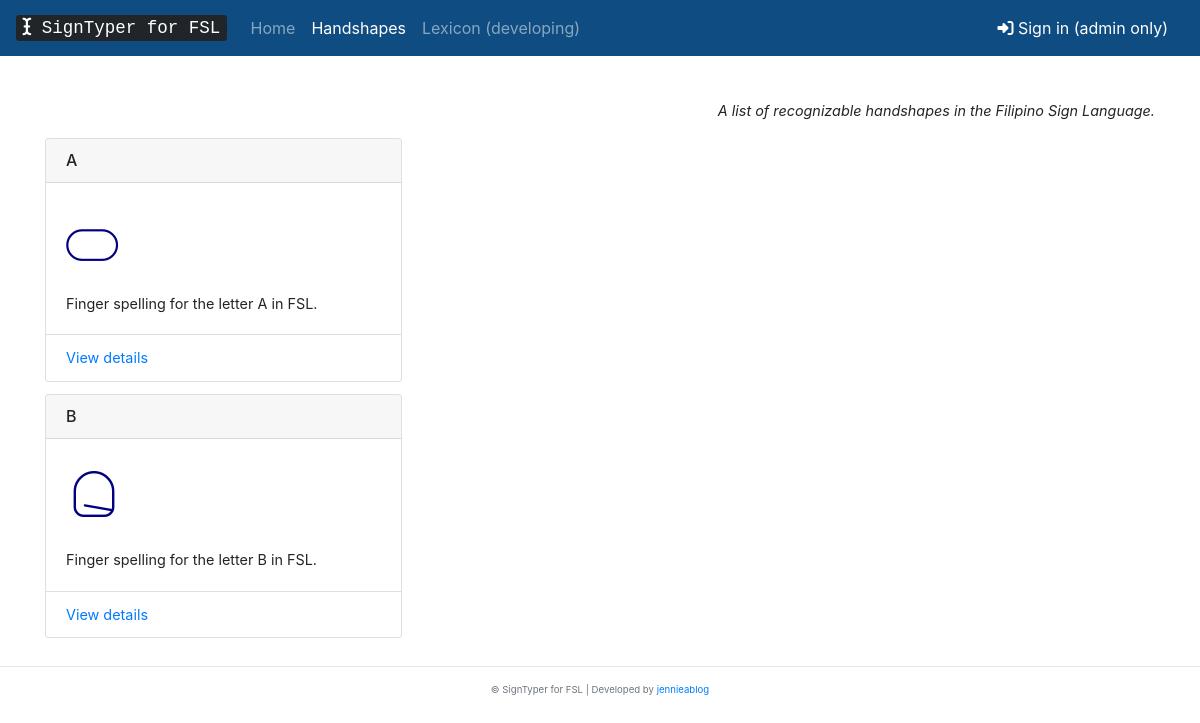
The page /handshapes/ on the database as committed earlier.
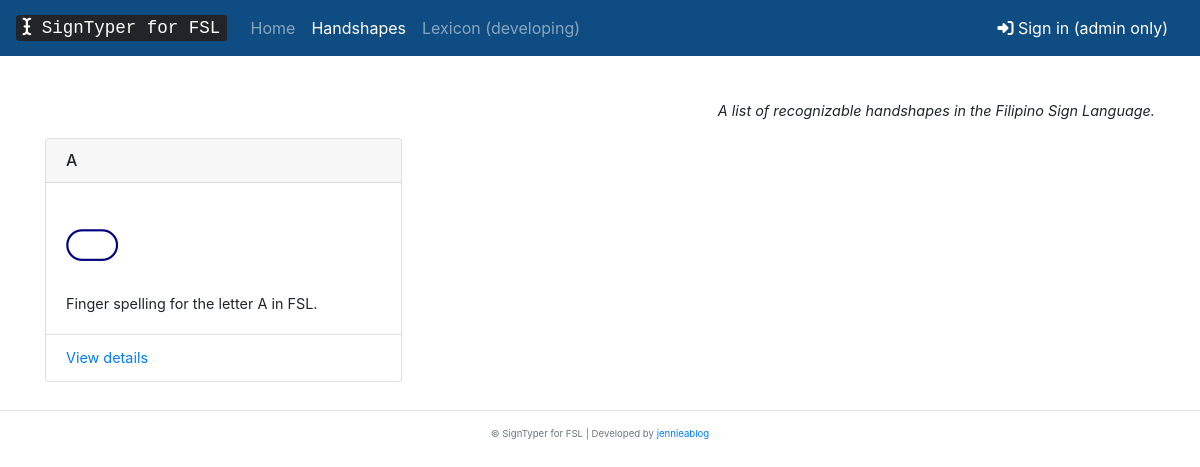
The same page on the database as committed later.
### inventory/models.py (models this page shows, shortened)
class Handshape(models.Model):
	name = models.CharField(max_length=200, verbose_name='Name')
	description = models.TextField(verbose_name='Description')
	created_date = models.DateTimeField(default=timezone.now, verbose_name='Date')
	transcription = models.CharField(max_length=20, verbose_name='Transcription')
	class Meta:
		ordering = ['name']

### inventory/views.py (the view)
# urls.py: path('handshapes/', views.handshape_list, name='handshape_list'),
def handshape_list(request):
	handshapes = Handshape.objects.all()
	context = { 'handshapes' : handshapes }
	return render(request, 'inventory/handshape_list.html', context)

### inventory/templates/inventory/handshape_list.html (shortened to what this page needs)
{% extends 'inventory/base.html' %}
{% block navbar %}
			<ul class="navbar-nav mr-auto mt-2 mt-lg-0">
				<li class="nav-item">
					<a class="nav-link" href="{% url 'index' %}">Home</a>
				</li>
				<li class="nav-item active">
					<a class="nav-link" href="{% url 'handshape_list' %}">Handshapes</a>
				</li>
				<li class="nav-item">
					<a class="nav-item nav-link" href="#" class="disabled">Lexicon (developing)</a>
				</li>
			</ul>
{% endblock %}
{% block content %}
			<p class="font-italic text-right">A list of recognizable handshapes in the Filipino Sign Language.</p>
			<div class="card-columns">
				{% for handshape in handshapes %}
				<div class="card">
					<h6 class="card-header">{{ handshape.name }}</h6>
					<div class="card-body">
						<h1 class="card-title ham"><span class="ham-base">{{ handshape.transcription }}</span></h1>
						<p class="card-text">{{ handshape.description}}</p>
					</div>
					<div class="card-footer bg-transparent ">
						<a href="{% url 'handshape_detail' pk=handshape.pk %}">View details</a>
					</div>
				</div>
				{% endfor %}
			</div>
{% endblock %}

### inventory/templates/inventory/base.html (shortened to what this page needs)
{% load static %}
<html lang="en">
	<head>
		<link rel="stylesheet" href="https://maxcdn.bootstrapcdn.com/bootstrap/4.0.0/css/bootstrap.min.css">
		<link rel="stylesheet" href="{% static 'css/style.css' %}">
	</head>
	<body onload="CWASA.init();">
		<nav class="navbar navbar-expand-lg navbar-dark bg-primary fixed-top">
			<a class="navbar-brand" href="/"><kbd><i class="fas fa-i-cursor"></i> SignTyper for FSL</a></kbd>
			<div class="collapse navbar-collapse" id="navbarNavAltMarkup">
				{% block navbar %}
				{% endblock %}
				{% if user.is_authenticated %}
				<a href="{% url 'logout' %}" class="nav-item nav-link text-white">
					<i class="fas fa-sign-out-alt"></i> Sign-out
				</a>
				{% else %}
				<a href="{% url 'login' %}" class="nav-item nav-link text-white">
					<i class="fas fa-sign-in-alt"></i> Sign in (admin only)
				</a>
				{% endif %}
			</div>
		</nav>
		<div class="container" style="padding-top: 100px;font-size: 0.9rem;">
			{% block content %}
			{% endblock %}
		</div>
		<footer>
			<div class="footer">
				<hr>
				<p class="text-muted">© SignTyper for FSL | Developed by <a href="https://github.com/jennieablog">jennieablog
				</p>
			</div>
		</footer>
	</body>
</html>

### inventory/static/css/style.css (style rules this page uses)
.ham { font-family:"hamnosysunicoderegular"; }
.ham-base { color: navy; }
h1.ham { line-height: 20px; margin-bottom: 50px; font-size: 80px; margin-top: 20px; color: navy; }
.footer { font-size: 0.6rem; position: relative; left: 0; bottom: 0; width: 100%; color: black; text-align: center; }
.bg-primary, .btn-primary, .nav-link.active { background-color: #0f4c81 !important; }

Rows that differ between the two databases and show on the page:
removed Handshape: name "B", description "Finger spelling for the letter B in FSL."
